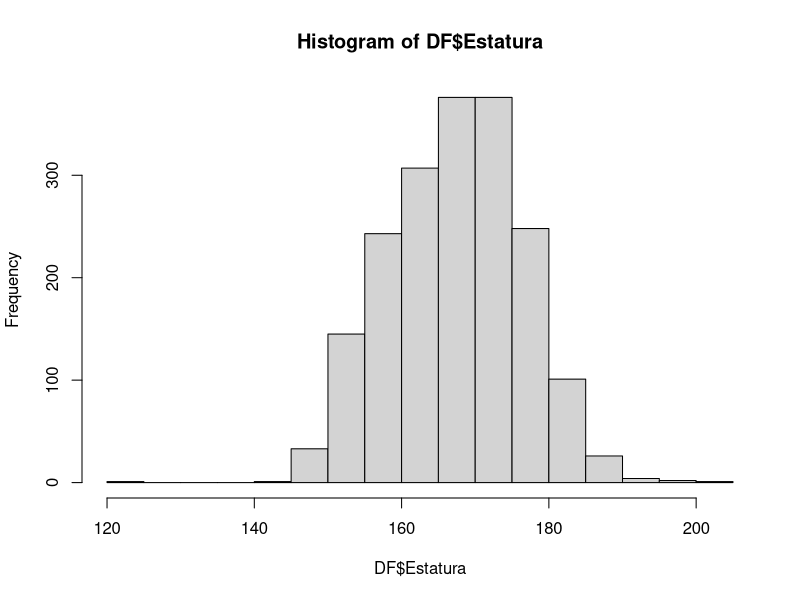
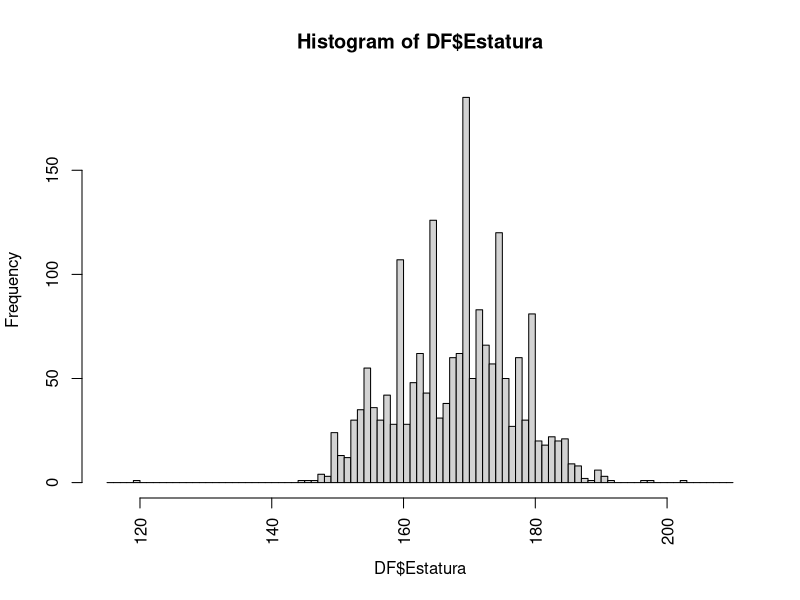

Recreate these plots in R, in order. (Note: this script raises an error after producing the figures.)
## ---- chunk 1
library(readr)
library(dplyr)
## ---- chunk 2
DF <- read_csv("../DD20230331.csv")
## ---- chunk 3
nrow(DF)
## ---- chunk 4
table(DF$`Estatura (cm)`, useNA = "always")
## ---- chunk 5
library(dplyr)
## ---- chunk 6
names(DF)
## ---- chunk 7
table(DF$`Estatura (cm)`)
## ---- chunk 8
DF %>% rename(Estatura = `Estatura (cm)`) -> DF
## ---- chunk 9
table(DF$Estatura < 45, useNA = 'ifany') # Si es menor de 45 cm
table(DF$Estatura > 280, useNA = 'ifany') # Si es mayor a 280 cm
## ---- chunk 10
DF[DF$Estatura < 45, ]
## ---- chunk 11
DF %>% filter(Estatura < 2.8)
## ---- chunk 12
DF$Estatura[DF$Estatura < 2.8 & !is.na(DF$Estatura)] <- 
  DF$Estatura[DF$Estatura < 2.8 & !is.na(DF$Estatura)]*100
## ---- chunk 13
table(DF$Estatura < 45, useNA = 'ifany')
## ---- chunk 14
DF %>% filter(Estatura > 280)
## ---- chunk 15
DF$Estatura[which(DF$Estatura > 1000)] <- NA
## ---- chunk 16
hist(DF$Estatura)
## ---- chunk 17
hist(DF$Estatura, breaks = 115:210, las =3)
## ---- chunk 18
DF$UltimoDigitoEst <- DF$Estatura - 10*(DF$Estatura %% 10)
## ---- chunk 19
hist(DF$UltimoDigitoEst, breaks = 1:10)
## ---- chunk 20
DFA <- data.frame(A = c(1,2,3), B = c(4,NA,6), C = c(7,8,9), D = c(10,NA,NA))
## ---- chunk 21
DFA[,]
## ---- chunk 22
DFA[c(2,3), c(2,3)]
## ---- chunk 23
DFA[-c(3,1), -3]
## ---- chunk 24
DFA[DFA$A >=2, ]
